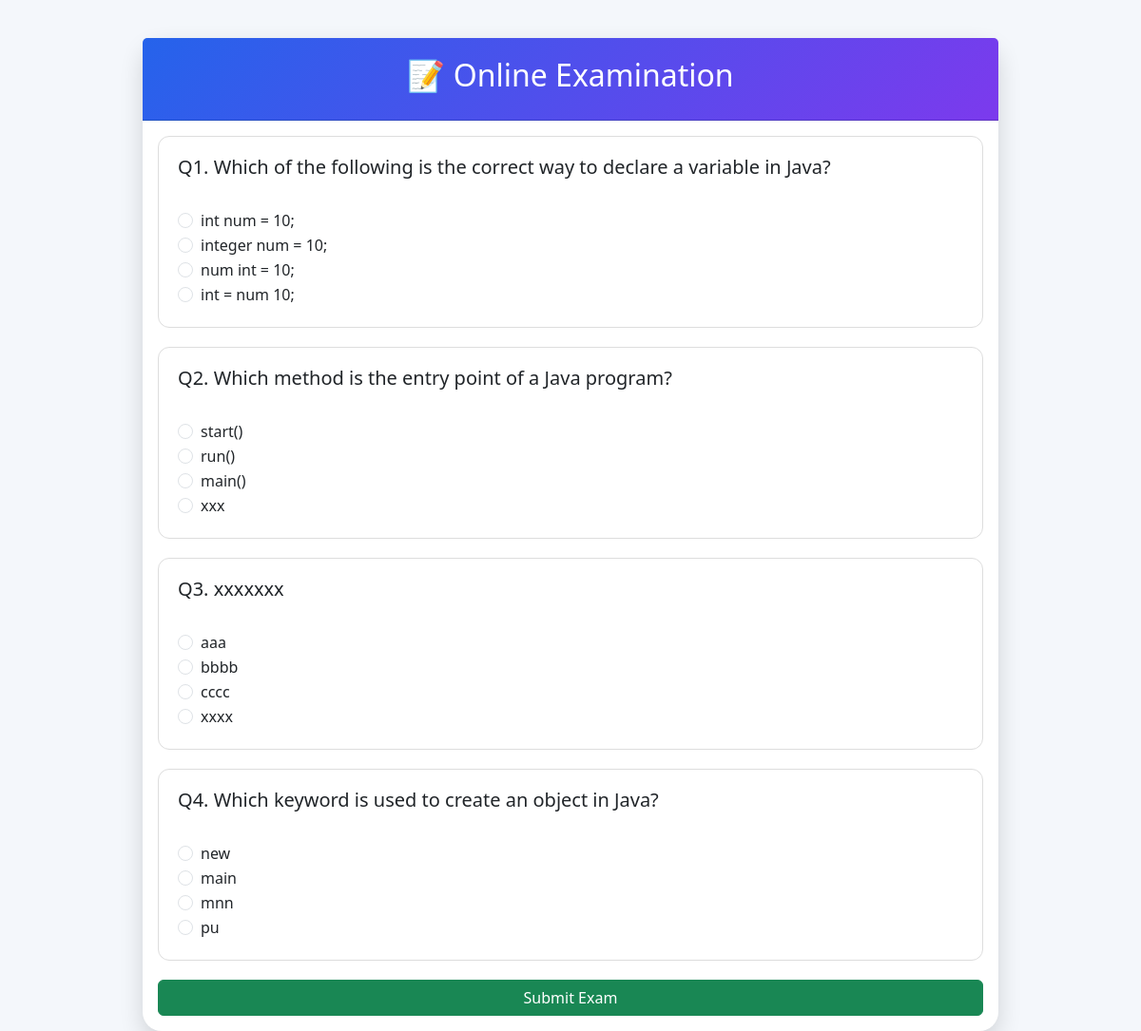
Page /start_exam/1 (signed in) on the committed database.
### models.py (models this page shows)
class Question(db.Model):
    id = db.Column(db.Integer, primary_key=True)
    exam_id = db.Column(db.Integer)
    question = db.Column(db.Text)
    option_a = db.Column(db.String(200))
    option_b = db.Column(db.String(200))
    option_c = db.Column(db.String(200))
    option_d = db.Column(db.String(200))
    correct_answer = db.Column(db.String(1))

### app.py (the view, shortened to what this page needs)
@app.route("/start_exam/<int:id>", methods=["GET", "POST"])
def start_exam(id):
    if "student_id" not in session:
        return redirect("/student_login")
    questions = Question.query.filter_by(
        exam_id=id
    ).all()
    return render_template(
        "start_exam.html",
        questions=questions
    )

### templates/start_exam.html (shortened to what this page needs)
<!DOCTYPE html>
<html>
<head>
<link href="https://cdn.jsdelivr.net/npm/bootstrap@5.3.3/dist/css/bootstrap.min.css" rel="stylesheet">
</head>
<body>
<div class="container">
<div class="card">
<div class="card-header">
<h2>📝 Online Examination</h2>
</div>
<div class="card-body">
<form method="POST">
{% for q in questions %}
<div class="question-box">
<h5>
Q{{ loop.index }}.
{{ q.question }}
</h5>
<br>
<div class="form-check">
<input class="form-check-input"
type="radio"
name="question_{{ q.id }}"
value="A">
<label class="form-check-label">
{{ q.option_a }}
</label>
</div>
<div class="form-check">
<input class="form-check-input"
type="radio"
name="question_{{ q.id }}"
value="B">
<label class="form-check-label">
{{ q.option_b }}
</label>
</div>
<div class="form-check">
<input class="form-check-input"
type="radio"
name="question_{{ q.id }}"
value="C">
<label class="form-check-label">
{{ q.option_c }}
</label>
</div>
<div class="form-check">
<input class="form-check-input"
type="radio"
name="question_{{ q.id }}"
value="D">
<label class="form-check-label">
{{ q.option_d }}
</label>
</div>
</div>
{% endfor %}
<button
class="btn btn-success w-100">
Submit Exam
</button>
</form>
</div>
</div>
</div>
</body>
</html>

### templates/start_exam.html (style rules this page uses)
body { background:#f4f7fb; }
.card { max-width:900px; margin:auto; margin-top:40px; border:none; border-radius:20px; box-shadow:0 10px 25px rgba(0,0,0,.15); }
.card-header { background:linear-gradient(135deg,#2563eb,#7c3aed); color:white; text-align:center; padding:20px; }
.question-box { border:1px solid #ddd; border-radius:12px; padding:20px; margin-bottom:20px; background:white; }

### rows in the picture
Question: question "Which of the following is the correct way to declare a variable in Java?", option_a "int num = 10;", option_b "integer num = 10;", option_c "num int = 10;", option_d "int = num 10;"
Question: question "Which method is the entry point of a Java program?", option_a "start()", option_b "run()", option_c "main()", option_d "xxx"
Question: question "xxxxxxx", option_a "aaa", option_b "bbbb", option_c "cccc", option_d "xxxx"
Question: question "Which keyword is used to create an object in Java?", option_a "new", option_b "main", option_c "mnn", option_d "pu"
